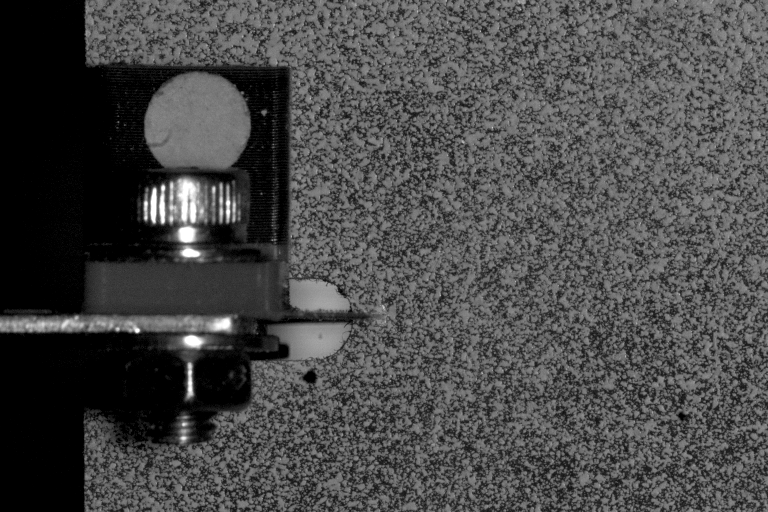
#> input picture examples/example_one_target/img_exp/img_105.tif, 768 x 512 px; its folder holds only this picture in this run
$ python main.py
#> lines starting #> are read from the running program, lines starting #| are printed output that depends on the picture; after the words box and inside, x2 and y2 are one past the last pixel; in counts of white or black regions, pixels touching at a corner belong together
### trackpy/tracker.py
# =============================================================================
# Libraries
# =============================================================================
import numpy as np
import cv2
from pathlib import Path
import matplotlib.pyplot as plt
from matplotlib.widgets import Slider

from .target import Target
from .sequence import Sequence
# from target import Target
# from sequence import Sequence


# =============================================================================
# Class Tracker
# =============================================================================
class Tracker:
    """
    Orchestrates multi-target tracking across a sequence of images.

    Workflow:
      - opens interactive threshold tuning on the first frame
      - opens interactive point selection for each target
      - processes all frames, updates target trajectories
      - navigable annotated frame viewer
      - saves all target trajectories to .txt files
    """

    _BANNER_COLOR = (0.8, 0.6, 0.1)  # golden yellow (matplotlib RGB, range 0-1)

    # Fixed OpenCV display window size — independent of image resolution
    _WIN_W = 800
    _WIN_H = 600

    # Fixed overlay style — text and progress bar always the same size
    _FONT = cv2.FONT_HERSHEY_SIMPLEX
    _FONT_SCALE = 0.5
    _FONT_THICK = 1
    _BAR_H = 10  # progress bar height in pixels
    _PAD = 5  # text background padding in pixels

    def __init__(
        self, sequence: Sequence, init_threshold: int = 70, img_idx_calibration: int = 0
    ):
        self._sequence = sequence
        self._threshold = init_threshold
        self._img_idx_calibration = img_idx_calibration
        self._targets: list[Target] = []

        # Immediately open the interactive threshold tuning window
        self._tune_threshold()

    # --- Properties ---
    # [14 lines left out: functions sequence, threshold, img_idx_calibration, not called in this run]

    @threshold.setter
    def threshold(self, value: int):
        self._threshold = value

    # [9 lines left out: functions targets, n_targets, not called in this run]

    # --- Private methods ---
    def _tune_threshold(self):
        """
        Opens an interactive matplotlib window on the first frame.
        Shows the original image side by side with the binarized result.

        Controls:
          slider        : drag to adjust threshold
          +/right arrow : threshold + 1
          -/left arrow  : threshold - 1
          u             : threshold + 10
          d             : threshold - 10
          q             : abort (raises InterruptedError)
          ENTER         : confirm and close
        """
        if not self._sequence.images:
            print("[Tracker] No images in sequence, skipping threshold tuning.")
            return

        # Load image directly — not stored in the Image object
        first = self._sequence.images[self._img_idx_calibration]
        img_gray = cv2.imread(str(first.path), cv2.IMREAD_GRAYSCALE)
#> img_gray is the input picture: shape (512, 768); min 0, max 255, mean 72.6
        if img_gray is None:
            raise FileNotFoundError(f"Cannot load first image : {first.path}")

        result = {"confirmed": False}

        # --- Figure layout: [images | images] / [slider] / [banner] ---
        fig = plt.figure(figsize=(9, 4))
        gs = fig.add_gridspec(
            3, 2, height_ratios=[15, 1.5, 1.5], hspace=0.15, wspace=0.05
        )
        ax_left = fig.add_subplot(gs[0, 0])
        ax_right = fig.add_subplot(gs[0, 1])
        ax_slider = fig.add_subplot(gs[1, :])
        ax_banner = fig.add_subplot(gs[2, :])

        # Original image (left panel — static)
        ax_left.imshow(img_gray, cmap="gray", vmin=0, vmax=255, aspect="auto")
        ax_left.set_title("Original", fontsize=10)
        ax_left.axis("off")

        # Binarized image (right panel — updated live as threshold changes)
        _, binary = cv2.threshold(img_gray, self._threshold, 255, cv2.THRESH_BINARY)
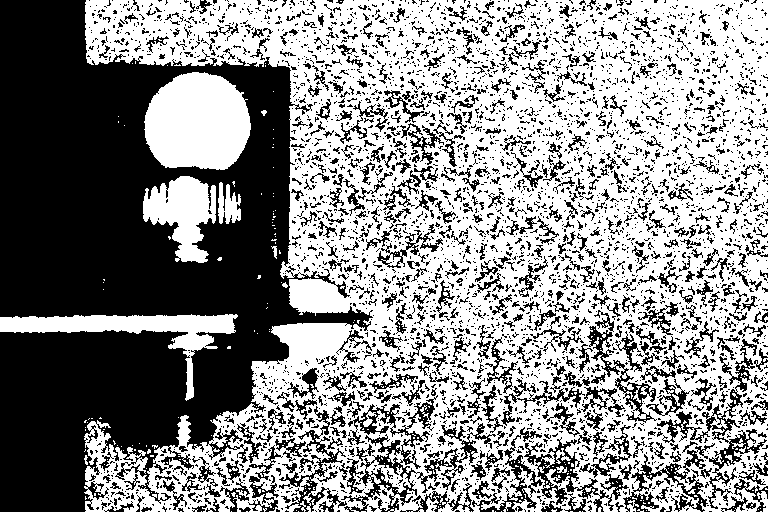
#> binary: shape (512, 768); 56.5% white; 4133 black regions (3501 under 20 px), largest, box (x1, y1, x2, y2) and area: (0, 0, 373, 512) 101722, (341, 395, 496, 512) 3810, (657, 339, 767, 509) 2450
        im_right = ax_right.imshow(binary, cmap="gray", vmin=0, vmax=255, aspect="auto")
        title_right = ax_right.set_title(
            f"Binary  |  threshold = {self._threshold}", fontsize=10
        )
        ax_right.axis("off")

        # Threshold slider (integer steps, range 0-255)
        slider = Slider(
            ax_slider,
            "Threshold",
            0,
            255,
            valinit=self._threshold,
            valstep=1,
            color=self._BANNER_COLOR,
        )

        # Keyboard shortcuts banner
        ax_banner.set_facecolor("black")
        ax_banner.axis("off")
        ax_banner.text(
            0.5,
            0.5,
            "+/- or arrows : ±1    u/d : ±10    ENTER : confirm    q : abort",
            ha="center",
            va="center",
            fontsize=9,
            color=self._BANNER_COLOR,
            transform=ax_banner.transAxes,
        )

        # [24 lines left out: functions _update, _on_key, not called in this run]

        # Connect slider and keyboard events
        slider.on_changed(_update)
        fig.canvas.mpl_connect("key_press_event", _on_key)

        # Block until the user closes the window (ENTER or q)
        plt.show(block=True)
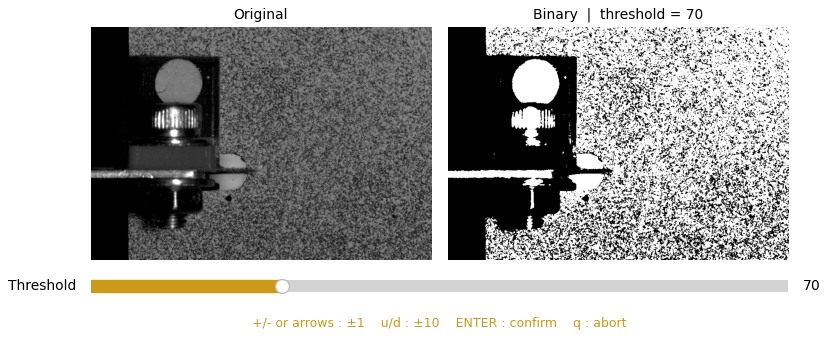
#> figure drawn by matplotlib, 3 panels

        if not result["confirmed"]:
#> (the run stopped early here; a loop or call above may not have finished)
